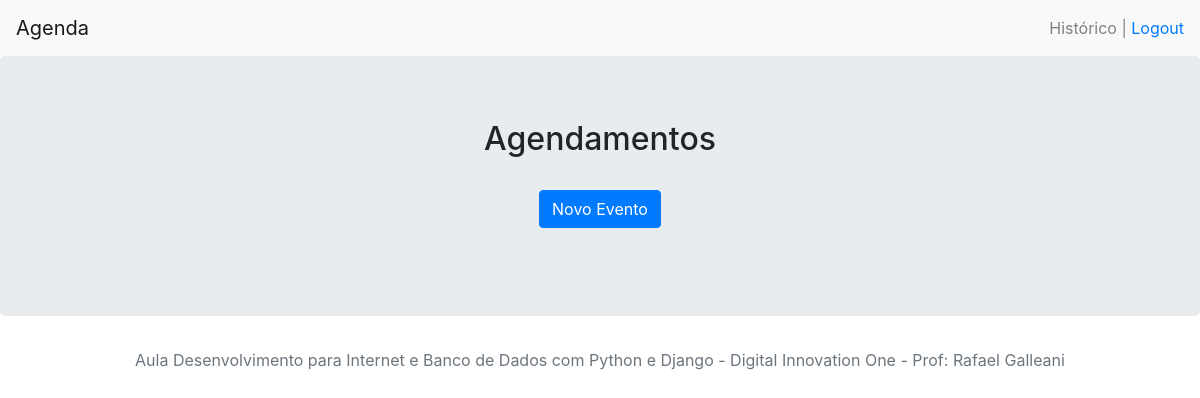
The page /agenda/ (signed in) on the database as committed earlier.
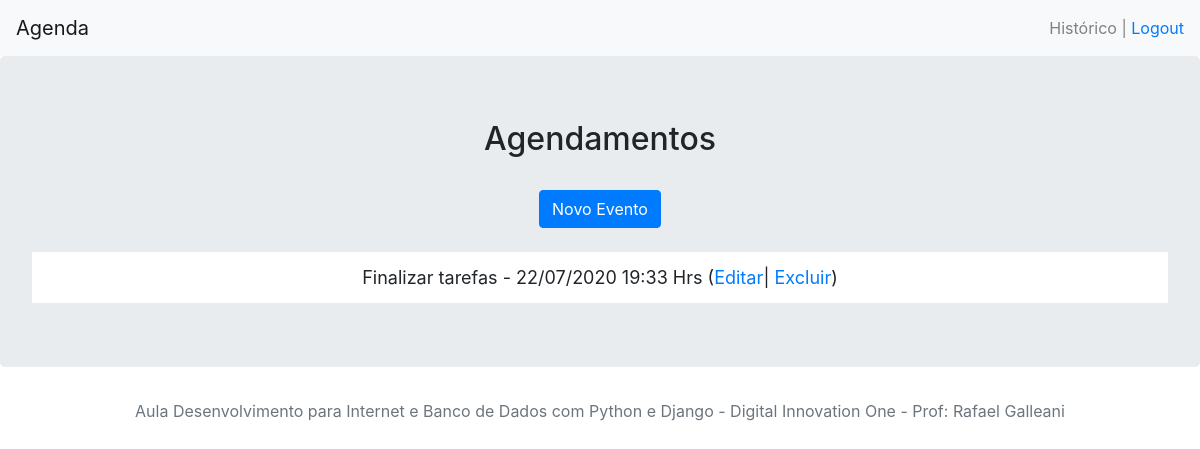
The same page on the database as committed later.
### core/models.py (models this page shows, shortened)
class Evento(models.Model):
    titulo = models.CharField(max_length=100)
    descricao = models.TextField(blank=True, null=True)
    data_evento = models.DateTimeField(verbose_name='Data do Evento') #esse verbose é o nome q vai aparecer la na coluna
    local = models.TextField(blank=True, null=True)
    data_criacao = models.DateTimeField(auto_now=True)
    usuario = models.ForeignKey(User, on_delete=models.CASCADE)
    class Meta:
        db_table = 'eventos'
    def get_data_evento(self):
        return self.data_evento.strftime('%d/%m/%Y %H:%M Hrs')
    def get_evento_atrasado(self):
        if self.data_evento < datetime.now():
            return True
        else:
            return False
    def get_evento_proximo(self):
        if self.data_evento <= datetime.now() + timedelta(hours=1):
            return True
        else:
            return False

### core/views.py (the view)
# urls.py: path('agenda/', views.lista_eventos),
@login_required(login_url='/login/')
def lista_eventos(request):
    usuario = request.user #usuario autenticando
    data_atual = datetime.now() - timedelta(hours=1)
    evento = Evento.objects.filter(usuario=usuario,
                                   data_evento__gt=data_atual) #usuario autenticado
    dados = {'eventos': evento}
    return render(request, 'agenda.html', dados)

### templates/agenda.html (shortened to what this page needs)
{% extends "model-page.html" %}
{% block content %}
<div class="text-center">
    <h2>Agendamentos</h2>
    <br>
    <a href="evento/">
        <button class="btn btn-primary" type="button">Novo Evento</button>
    </a>
    <br><br>
    <ul class="list-group list-group-flush" style="font-size: 18px">
        {% for evento in eventos %}
            <li class="list-group-item" >
                <div style=
                            >
                    {{ evento.titulo }} - {{ evento.get_data_evento }}
                    (<a href="evento/?id={{evento.id}}">Editar</a>|
                     <a href="evento/delete/{{evento.id}}">Excluir</a>)
                </div>
            </li>
        {% endfor %}
    </ul>
</div>
{% endblock %}

Rows that differ between the two databases and show on the page:
now on this page (row edited): Evento: titulo "Finalizar tarefas", get_data_evento "22/07/2020 19:33 Hrs"
